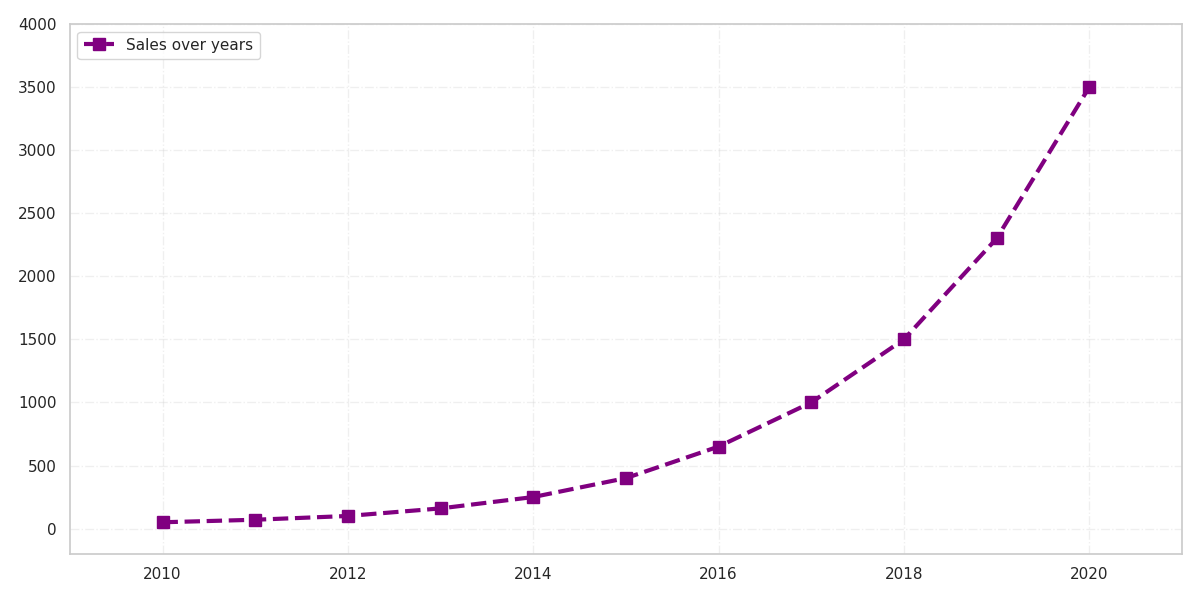

Source code (Python):
import matplotlib.pyplot as plt
import numpy as np

years = np.arange(2010, 2021)
sales = np.array([50, 70, 100, 160, 250, 400, 650, 1000, 1500, 2300, 3500])

fig, ax = plt.subplots(figsize=(12, 6))

# Altered stylistic elements including line color, marker type, and line style
ax.plot(years, sales, marker='s', linestyle='--', color='purple', linewidth=3, markersize=8)

# Customized grid with a different line style and transparency
ax.grid(True, linestyle='-.', alpha=0.3)

# Setting limits which are suitable for the data
ax.set_xlim(2009, 2021)
ax.set_ylim(-200, 4000)

# Adding a legend with a random location
ax.legend(['Sales over years'], loc='upper left')

plt.tight_layout()
plt.show()
